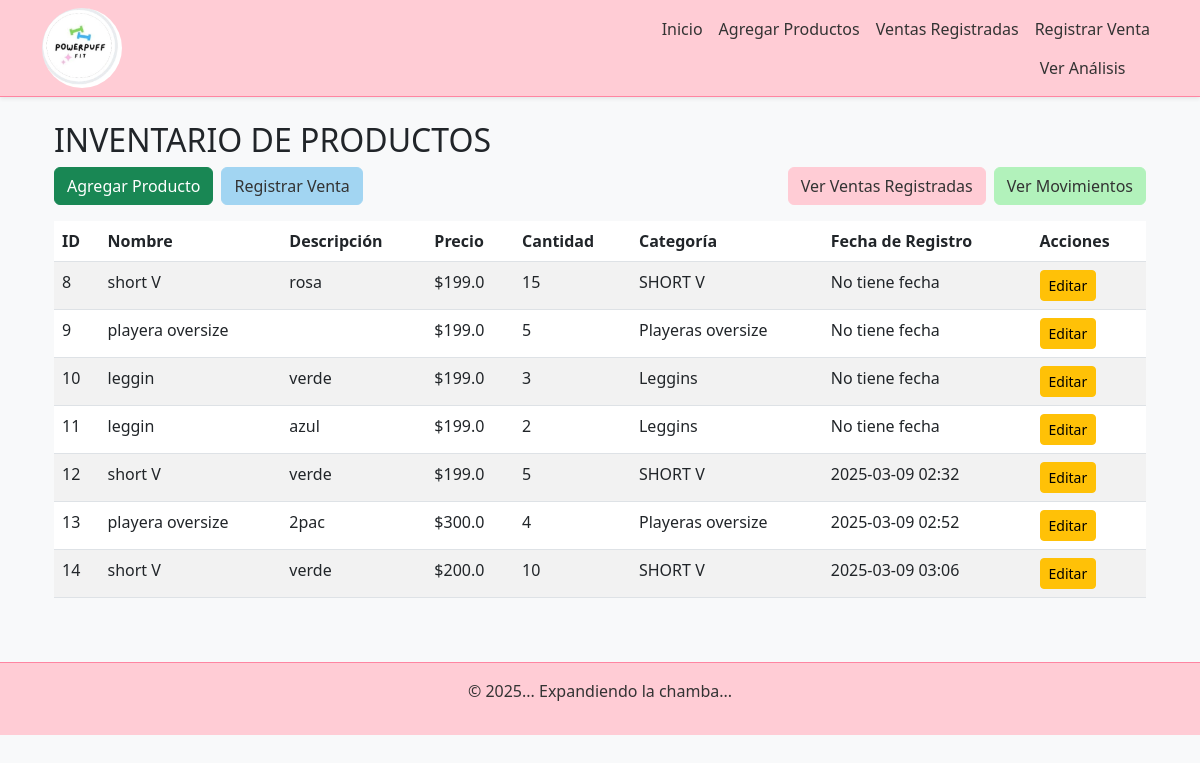
Before: / with the older database file.
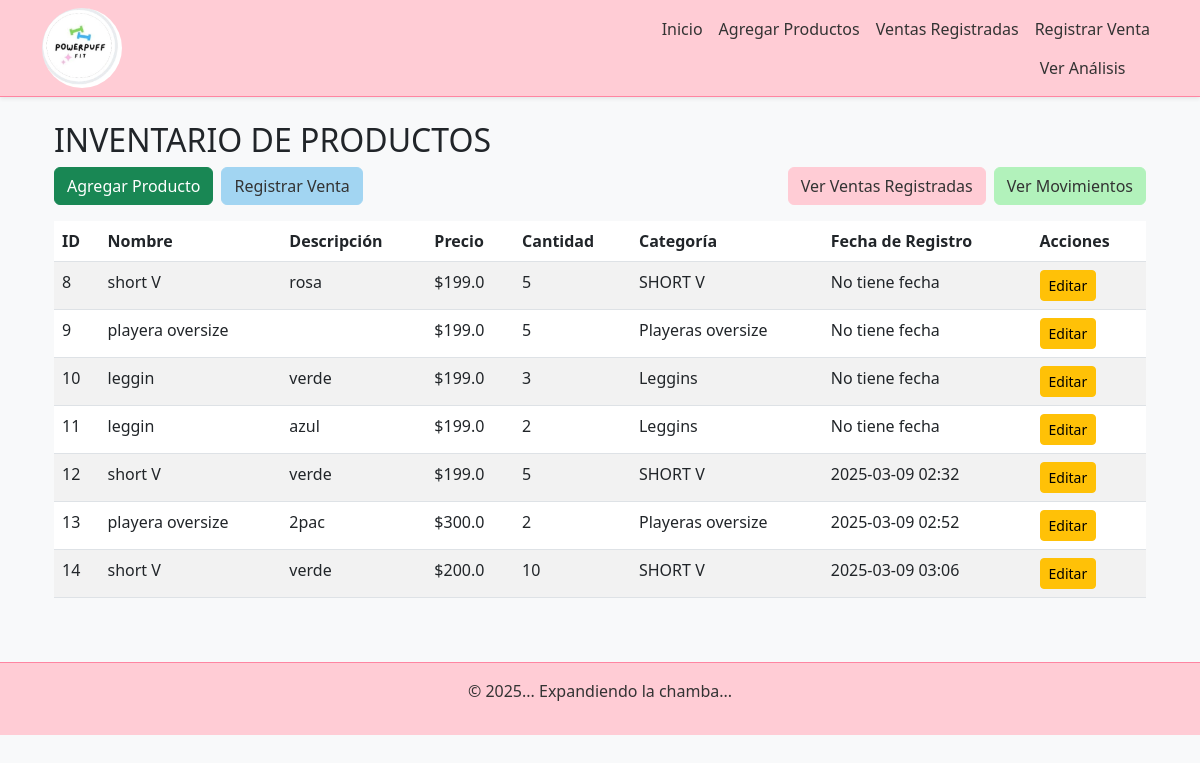
After: the same page with the newer database file.
### app/models.py (models this page shows, shortened)
class Producto(db.Model):
    __tablename__ = 'producto'
    id = db.Column(db.Integer, primary_key=True)
    nombre = db.Column(db.String(100), nullable=False)
    descripcion = db.Column(db.String(200))
    precio = db.Column(db.Float, nullable=False)
    cantidad = db.Column(db.Integer, nullable=False)
    categoria = db.Column(db.String(50), nullable=False)
    activo = db.Column(db.Boolean, default=True)
    fecha_registro = db.Column(db.DateTime, default=datetime.utcnow)
    movimientos = db.relationship('MovimientoInventario', back_populates='producto', cascade="all, delete-orphan")
    ventas = db.relationship('VentaProducto', back_populates='producto', cascade="all, delete-orphan")  # <-- Agregar esta línea

### app/routes.py (the view)
@routes.route('/')
def index():
    productos = Producto.query.filter_by(activo=True).all()  # Solo productos activos
    return render_template('index.html', productos=productos)

### app/templates/index.html
{% extends "base.html" %}
{% block content %}
<div class="container mt-4">
    <h2>INVENTARIO DE PRODUCTOS</h2>
    <div class="d-flex flex-column flex-md-row justify-content-between mb-3 gap-2">
        <div class="d-flex gap-2">
            <a href="{{ url_for('routes.nuevo_producto') }}" class="btn btn-success">Agregar Producto</a>
            <a href="{{ url_for('routes.nueva_venta') }}" class="btn btn-primary">Registrar Venta</a>
        </div>
        <div class="d-flex gap-2">
            <a href="{{ url_for('routes.listar_ventas') }}" class="btn btn-info">Ver Ventas Registradas</a>
            <a href="{{ url_for('routes.listar_movimientos') }}" class="btn btn-secondary">Ver Movimientos</a>
        </div>
    </div>
    <div class="table-responsive">
        <table class="table table-striped">
            <thead>
                <tr>
                    <th>ID</th>
                    <th>Nombre</th>
                    <th>Descripción</th>
                    <th>Precio</th>
                    <th>Cantidad</th>
                    <th>Categoría</th>
                    <th>Fecha de Registro</th>
                    <th>Acciones</th>
                </tr>
            </thead>
            <tbody>
                {% for producto in productos %}
                    {% if producto.activo %}
                        <tr>
                            <td>{{ producto.id }}</td>
                            <td>{{ producto.nombre }}</td>
                            <td>{{ producto.descripcion }}</td>
                            <td>${{ producto.precio }}</td>
                            <td>{{ producto.cantidad }}</td>
                            <td>{{ producto.categoria }}</td>
                            <td>
                                {% if producto.fecha_registro %}
                                    {{ producto.fecha_registro.strftime('%Y-%m-%d %H:%M') }}
                                {% else %}
                                    No tiene fecha
                                {% endif %}
                            </td>
                            <td>
                                <a href="{{ url_for('routes.editar_producto', id=producto.id) }}" class="btn btn-warning btn-sm">Editar</a>
                            </td>
                        </tr>
                    {% endif %}
                {% endfor %}
            </tbody>
        </table>
    </div>
</div>
{% endblock %}

Changed rows visible on the page:
changed Producto "rosa": cantidad "15" → "5"
changed Producto "2pac": cantidad "4" → "2"
